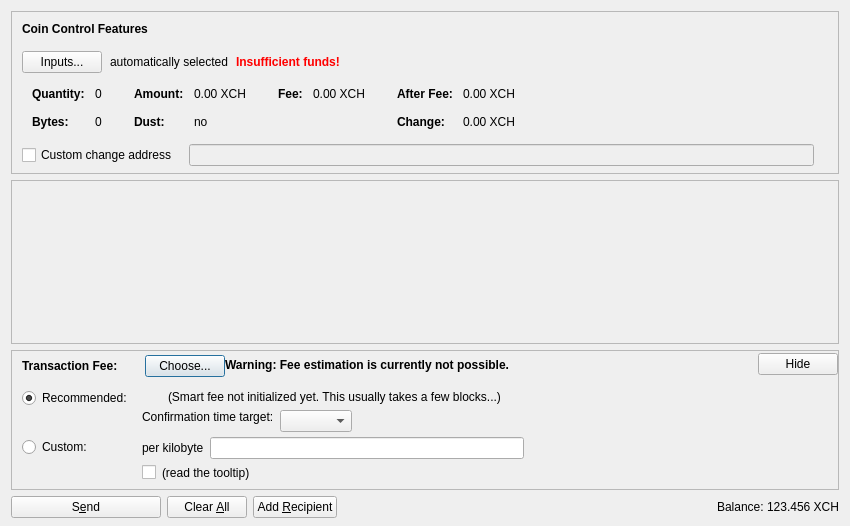
<?xml version="1.0" encoding="UTF-8"?>
<ui version="4.0">
 <class>SendCoinsDialog</class>
 <widget class="QDialog" name="SendCoinsDialog">
  <property name="geometry">
   <rect>
    <x>0</x>
    <y>0</y>
    <width>850</width>
    <height>526</height>
   </rect>
  </property>
  <property name="windowTitle">
   <string>Send Coins</string>
  </property>
  <layout class="QVBoxLayout" name="verticalLayout" stretch="0,1,0,0">
   <property name="bottomMargin">
    <number>8</number>
   </property>
   <item>
    <widget class="QFrame" name="frameCoinControl">
     <property name="sizePolicy">
      <sizepolicy hsizetype="Expanding" vsizetype="Expanding">
       <horstretch>0</horstretch>
       <verstretch>0</verstretch>
      </sizepolicy>
     </property>
     <property name="maximumSize">
      <size>
       <width>16777215</width>
       <height>16777215</height>
      </size>
     </property>
     <property name="frameShape">
      <enum>QFrame::StyledPanel</enum>
     </property>
     <property name="frameShadow">
      <enum>QFrame::Sunken</enum>
     </property>
     <layout class="QVBoxLayout" name="verticalLayoutCoinControl2">
      <property name="spacing">
       <number>0</number>
      </property>
      <property name="leftMargin">
       <number>0</number>
      </property>
      <property name="topMargin">
       <number>0</number>
      </property>
      <property name="rightMargin">
       <number>0</number>
      </property>
      <property name="bottomMargin">
       <number>6</number>
      </property>
      <item>
       <layout class="QVBoxLayout" name="verticalLayoutCoinControl" stretch="0,0,0,0,1">
        <property name="spacing">
         <number>0</number>
        </property>
        <property name="leftMargin">
         <number>10</number>
        </property>
        <property name="topMargin">
         <number>10</number>
        </property>
        <item>
         <layout class="QHBoxLayout" name="horizontalLayoutCoinControl1">
          <property name="bottomMargin">
           <number>15</number>
          </property>
          <item>
           <widget class="QLabel" name="labelCoinControlFeatures">
            <property name="sizePolicy">
             <sizepolicy hsizetype="Preferred" vsizetype="Maximum">
              <horstretch>0</horstretch>
              <verstretch>0</verstretch>
             </sizepolicy>
            </property>
            <property name="font">
             <font>
              <weight>75</weight>
              <bold>true</bold>
             </font>
            </property>
            <property name="styleSheet">
             <string notr="true">font-weight:bold;</string>
            </property>
            <property name="text">
             <string>Coin Control Features</string>
            </property>
           </widget>
          </item>
         </layout>
        </item>
        <item>
         <layout class="QHBoxLayout" name="horizontalLayoutCoinControl2" stretch="0,0,0,0">
          <property name="spacing">
           <number>8</number>
          </property>
          <property name="bottomMargin">
           <number>10</number>
          </property>
          <item>
           <widget class="QPushButton" name="pushButtonCoinControl">
            <property name="styleSheet">
             <string notr="true"/>
            </property>
            <property name="text">
             <string>Inputs...</string>
            </property>
            <property name="autoDefault">
             <bool>false</bool>
            </property>
           </widget>
          </item>
          <item>
           <widget class="QLabel" name="labelCoinControlAutomaticallySelected">
            <property name="text">
             <string>automatically selected</string>
            </property>
            <property name="margin">
             <number>5</number>
            </property>
           </widget>
          </item>
          <item>
           <widget class="QLabel" name="labelCoinControlInsuffFunds">
            <property name="font">
             <font>
              <weight>75</weight>
              <bold>true</bold>
             </font>
            </property>
            <property name="styleSheet">
             <string notr="true">color:red;font-weight:bold;</string>
            </property>
            <property name="text">
             <string>Insufficient funds!</string>
            </property>
            <property name="margin">
             <number>5</number>
            </property>
           </widget>
          </item>
          <item>
           <spacer name="horizontalSpacerCoinControl">
            <property name="orientation">
             <enum>Qt::Horizontal</enum>
            </property>
            <property name="sizeHint" stdset="0">
             <size>
              <width>40</width>
              <height>1</height>
             </size>
            </property>
           </spacer>
          </item>
         </layout>
        </item>
        <item>
         <widget class="QWidget" name="widgetCoinControl" native="true">
          <property name="sizePolicy">
           <sizepolicy hsizetype="Preferred" vsizetype="Preferred">
            <horstretch>0</horstretch>
            <verstretch>0</verstretch>
           </sizepolicy>
          </property>
          <property name="minimumSize">
           <size>
            <width>0</width>
            <height>0</height>
           </size>
          </property>
          <property name="styleSheet">
           <string notr="true"/>
          </property>
          <layout class="QHBoxLayout" name="horizontalLayoutCoinControl5">
           <property name="leftMargin">
            <number>0</number>
           </property>
           <property name="topMargin">
            <number>0</number>
           </property>
           <property name="rightMargin">
            <number>0</number>
           </property>
           <property name="bottomMargin">
            <number>0</number>
           </property>
           <item>
            <layout class="QHBoxLayout" name="horizontalLayoutCoinControl3" stretch="0,0,0,1">
             <property name="spacing">
              <number>20</number>
             </property>
             <property name="topMargin">
              <number>0</number>
             </property>
             <property name="bottomMargin">
              <number>10</number>
             </property>
             <item>
              <layout class="QFormLayout" name="formLayoutCoinControl1">
               <property name="horizontalSpacing">
                <number>10</number>
               </property>
               <property name="verticalSpacing">
                <number>14</number>
               </property>
               <property name="leftMargin">
                <number>10</number>
               </property>
               <property name="topMargin">
                <number>4</number>
               </property>
               <property name="rightMargin">
                <number>6</number>
               </property>
               <item row="0" column="0">
                <widget class="QLabel" name="labelCoinControlQuantityText">
                 <property name="font">
                  <font>
                   <weight>75</weight>
                   <bold>true</bold>
                  </font>
                 </property>
                 <property name="text">
                  <string>Quantity:</string>
                 </property>
                 <property name="margin">
                  <number>0</number>
                 </property>
                </widget>
               </item>
               <item row="0" column="1">
                <widget class="QLabel" name="labelCoinControlQuantity">
                 <property name="cursor">
                  <cursorShape>IBeamCursor</cursorShape>
                 </property>
                 <property name="contextMenuPolicy">
                  <enum>Qt::ActionsContextMenu</enum>
                 </property>
                 <property name="text">
                  <string notr="true">0</string>
                 </property>
                 <property name="margin">
                  <number>0</number>
                 </property>
                 <property name="textInteractionFlags">
                  <set>Qt::LinksAccessibleByMouse|Qt::TextSelectableByKeyboard|Qt::TextSelectableByMouse</set>
                 </property>
                </widget>
               </item>
               <item row="1" column="0">
                <widget class="QLabel" name="labelCoinControlBytesText">
                 <property name="font">
                  <font>
                   <weight>75</weight>
                   <bold>true</bold>
                  </font>
                 </property>
                 <property name="text">
                  <string>Bytes:</string>
                 </property>
                </widget>
               </item>
               <item row="1" column="1">
                <widget class="QLabel" name="labelCoinControlBytes">
                 <property name="cursor">
                  <cursorShape>IBeamCursor</cursorShape>
                 </property>
                 <property name="contextMenuPolicy">
                  <enum>Qt::ActionsContextMenu</enum>
                 </property>
                 <property name="text">
                  <string notr="true">0</string>
                 </property>
                 <property name="textInteractionFlags">
                  <set>Qt::LinksAccessibleByMouse|Qt::TextSelectableByKeyboard|Qt::TextSelectableByMouse</set>
                 </property>
                </widget>
               </item>
              </layout>
             </item>
             <item>
              <layout class="QFormLayout" name="formLayoutCoinControl2">
               <property name="horizontalSpacing">
                <number>10</number>
               </property>
               <property name="verticalSpacing">
                <number>14</number>
               </property>
               <property name="leftMargin">
                <number>6</number>
               </property>
               <property name="topMargin">
                <number>4</number>
               </property>
               <property name="rightMargin">
                <number>6</number>
               </property>
               <item row="0" column="0">
                <widget class="QLabel" name="labelCoinControlAmountText">
                 <property name="font">
                  <font>
                   <weight>75</weight>
                   <bold>true</bold>
                  </font>
                 </property>
                 <property name="text">
                  <string>Amount:</string>
                 </property>
                 <property name="margin">
                  <number>0</number>
                 </property>
                </widget>
               </item>
               <item row="0" column="1">
                <widget class="QLabel" name="labelCoinControlAmount">
                 <property name="cursor">
                  <cursorShape>IBeamCursor</cursorShape>
                 </property>
                 <property name="contextMenuPolicy">
                  <enum>Qt::ActionsContextMenu</enum>
                 </property>
                 <property name="text">
                  <string notr="true">0.00 XCH</string>
                 </property>
                 <property name="textInteractionFlags">
                  <set>Qt::LinksAccessibleByMouse|Qt::TextSelectableByKeyboard|Qt::TextSelectableByMouse</set>
                 </property>
                </widget>
               </item>
               <item row="1" column="0">
                <widget class="QLabel" name="labelCoinControlLowOutputText">
                 <property name="font">
                  <font>
                   <weight>75</weight>
                   <bold>true</bold>
                  </font>
                 </property>
                 <property name="text">
                  <string>Dust:</string>
                 </property>
                </widget>
               </item>
               <item row="1" column="1">
                <widget class="QLabel" name="labelCoinControlLowOutput">
                 <property name="cursor">
                  <cursorShape>IBeamCursor</cursorShape>
                 </property>
                 <property name="contextMenuPolicy">
                  <enum>Qt::ActionsContextMenu</enum>
                 </property>
                 <property name="text">
                  <string notr="true">no</string>
                 </property>
                 <property name="textInteractionFlags">
                  <set>Qt::LinksAccessibleByMouse|Qt::TextSelectableByKeyboard|Qt::TextSelectableByMouse</set>
                 </property>
                </widget>
               </item>
              </layout>
             </item>
             <item>
              <layout class="QFormLayout" name="formLayoutCoinControl3">
               <property name="horizontalSpacing">
                <number>10</number>
               </property>
               <property name="verticalSpacing">
                <number>14</number>
               </property>
               <property name="leftMargin">
                <number>6</number>
               </property>
               <property name="topMargin">
                <number>4</number>
               </property>
               <property name="rightMargin">
                <number>6</number>
               </property>
               <item row="0" column="0">
                <widget class="QLabel" name="labelCoinControlFeeText">
                 <property name="font">
                  <font>
                   <weight>75</weight>
                   <bold>true</bold>
                  </font>
                 </property>
                 <property name="text">
                  <string>Fee:</string>
                 </property>
                 <property name="margin">
                  <number>0</number>
                 </property>
                </widget>
               </item>
               <item row="0" column="1">
                <widget class="QLabel" name="labelCoinControlFee">
                 <property name="cursor">
                  <cursorShape>IBeamCursor</cursorShape>
                 </property>
                 <property name="contextMenuPolicy">
                  <enum>Qt::ActionsContextMenu</enum>
                 </property>
                 <property name="text">
                  <string notr="true">0.00 XCH</string>
                 </property>
                 <property name="textInteractionFlags">
                  <set>Qt::LinksAccessibleByMouse|Qt::TextSelectableByKeyboard|Qt::TextSelectableByMouse</set>
                 </property>
                </widget>
               </item>
              </layout>
             </item>
             <item>
              <layout class="QFormLayout" name="formLayoutCoinControl4">
               <property name="horizontalSpacing">
                <number>10</number>
               </property>
               <property name="verticalSpacing">
                <number>14</number>
               </property>
               <property name="leftMargin">
                <number>6</number>
               </property>
               <property name="topMargin">
                <number>4</number>
               </property>
               <property name="rightMargin">
                <number>6</number>
               </property>
               <item row="0" column="0">
                <widget class="QLabel" name="labelCoinControlAfterFeeText">
                 <property name="font">
                  <font>
                   <weight>75</weight>
                   <bold>true</bold>
                  </font>
                 </property>
                 <property name="text">
                  <string>After Fee:</string>
                 </property>
                 <property name="margin">
                  <number>0</number>
                 </property>
                </widget>
               </item>
               <item row="0" column="1">
                <widget class="QLabel" name="labelCoinControlAfterFee">
                 <property name="cursor">
                  <cursorShape>IBeamCursor</cursorShape>
                 </property>
                 <property name="contextMenuPolicy">
                  <enum>Qt::ActionsContextMenu</enum>
                 </property>
                 <property name="text">
                  <string notr="true">0.00 XCH</string>
                 </property>
                 <property name="textInteractionFlags">
                  <set>Qt::LinksAccessibleByMouse|Qt::TextSelectableByKeyboard|Qt::TextSelectableByMouse</set>
                 </property>
                </widget>
               </item>
               <item row="1" column="0">
                <widget class="QLabel" name="labelCoinControlChangeText">
                 <property name="font">
                  <font>
                   <weight>75</weight>
                   <bold>true</bold>
                  </font>
                 </property>
                 <property name="text">
                  <string>Change:</string>
                 </property>
                </widget>
               </item>
               <item row="1" column="1">
                <widget class="QLabel" name="labelCoinControlChange">
                 <property name="cursor">
                  <cursorShape>IBeamCursor</cursorShape>
                 </property>
                 <property name="contextMenuPolicy">
                  <enum>Qt::ActionsContextMenu</enum>
                 </property>
                 <property name="text">
                  <string notr="true">0.00 XCH</string>
                 </property>
                 <property name="textInteractionFlags">
                  <set>Qt::LinksAccessibleByMouse|Qt::TextSelectableByKeyboard|Qt::TextSelectableByMouse</set>
                 </property>
                </widget>
               </item>
              </layout>
             </item>
            </layout>
           </item>
          </layout>
         </widget>
        </item>
        <item>
         <layout class="QHBoxLayout" name="horizontalLayoutCoinControl4" stretch="0,0,0">
          <property name="spacing">
           <number>12</number>
          </property>
          <property name="sizeConstraint">
           <enum>QLayout::SetDefaultConstraint</enum>
          </property>
          <property name="topMargin">
           <number>5</number>
          </property>
          <property name="rightMargin">
           <number>5</number>
          </property>
          <item>
           <widget class="QCheckBox" name="checkBoxCoinControlChange">
            <property name="toolTip">
             <string>If this is activated, but the change address is empty or invalid, change will be sent to a newly generated address.</string>
            </property>
            <property name="text">
             <string>Custom change address</string>
            </property>
           </widget>
          </item>
          <item>
           <widget class="QValidatedLineEdit" name="lineEditCoinControlChange">
            <property name="enabled">
             <bool>false</bool>
            </property>
            <property name="sizePolicy">
             <sizepolicy hsizetype="Expanding" vsizetype="Fixed">
              <horstretch>0</horstretch>
              <verstretch>0</verstretch>
             </sizepolicy>
            </property>
           </widget>
          </item>
          <item>
           <widget class="QLabel" name="labelCoinControlChangeLabel">
            <property name="sizePolicy">
             <sizepolicy hsizetype="Preferred" vsizetype="Expanding">
              <horstretch>0</horstretch>
              <verstretch>0</verstretch>
             </sizepolicy>
            </property>
            <property name="minimumSize">
             <size>
              <width>0</width>
              <height>0</height>
             </size>
            </property>
            <property name="text">
             <string/>
            </property>
            <property name="margin">
             <number>3</number>
            </property>
           </widget>
          </item>
         </layout>
        </item>
        <item>
         <spacer name="verticalSpacerCoinControl">
          <property name="orientation">
           <enum>Qt::Vertical</enum>
          </property>
          <property name="sizeHint" stdset="0">
           <size>
            <width>800</width>
            <height>1</height>
           </size>
          </property>
         </spacer>
        </item>
       </layout>
      </item>
     </layout>
    </widget>
   </item>
   <item>
    <widget class="QScrollArea" name="scrollArea">
     <property name="widgetResizable">
      <bool>true</bool>
     </property>
     <widget class="QWidget" name="scrollAreaWidgetContents">
      <property name="geometry">
       <rect>
        <x>0</x>
        <y>0</y>
        <width>830</width>
        <height>104</height>
       </rect>
      </property>
      <layout class="QVBoxLayout" name="verticalLayout_2" stretch="0,1">
       <property name="leftMargin">
        <number>0</number>
       </property>
       <property name="topMargin">
        <number>0</number>
       </property>
       <property name="rightMargin">
        <number>0</number>
       </property>
       <property name="bottomMargin">
        <number>0</number>
       </property>
       <item>
        <layout class="QVBoxLayout" name="entries">
         <property name="spacing">
          <number>6</number>
         </property>
        </layout>
       </item>
       <item>
        <spacer name="verticalSpacer">
         <property name="orientation">
          <enum>Qt::Vertical</enum>
         </property>
         <property name="sizeHint" stdset="0">
          <size>
           <width>20</width>
           <height>40</height>
          </size>
         </property>
        </spacer>
       </item>
      </layout>
     </widget>
    </widget>
   </item>
   <item>
    <widget class="QFrame" name="frameFee">
     <property name="sizePolicy">
      <sizepolicy hsizetype="Expanding" vsizetype="Expanding">
       <horstretch>0</horstretch>
       <verstretch>0</verstretch>
      </sizepolicy>
     </property>
     <property name="maximumSize">
      <size>
       <width>16777215</width>
       <height>16777215</height>
      </size>
     </property>
     <property name="frameShape">
      <enum>QFrame::StyledPanel</enum>
     </property>
     <property name="frameShadow">
      <enum>QFrame::Sunken</enum>
     </property>
     <layout class="QVBoxLayout" name="verticalLayoutFee1">
      <property name="spacing">
       <number>0</number>
      </property>
      <property name="leftMargin">
       <number>0</number>
      </property>
      <property name="topMargin">
       <number>0</number>
      </property>
      <property name="rightMargin">
       <number>0</number>
      </property>
      <property name="bottomMargin">
       <number>0</number>
      </property>
      <item>
       <layout class="QVBoxLayout" name="verticalLayoutFee2" stretch="0,0,0">
        <property name="spacing">
         <number>0</number>
        </property>
        <property name="leftMargin">
         <number>10</number>
        </property>
        <property name="topMargin">
         <number>0</number>
        </property>
        <item>
         <layout class="QHBoxLayout" name="horizontalLayoutFee1">
          <property name="bottomMargin">
           <number>0</number>
          </property>
          <item>
           <layout class="QVBoxLayout" name="verticalLayoutFee7">
            <property name="spacing">
             <number>0</number>
            </property>
            <item>
             <spacer name="verticalSpacerSmartFee">
              <property name="orientation">
               <enum>Qt::Vertical</enum>
              </property>
              <property name="sizeType">
               <enum>QSizePolicy::Fixed</enum>
              </property>
              <property name="sizeHint" stdset="0">
               <size>
                <width>1</width>
                <height>4</height>
               </size>
              </property>
             </spacer>
            </item>
            <item>
             <layout class="QHBoxLayout" name="horizontalLayoutSmartFee">
              <property name="spacing">
               <number>10</number>
              </property>
              <item>
               <widget class="QLabel" name="labelFeeHeadline">
                <property name="sizePolicy">
                 <sizepolicy hsizetype="Preferred" vsizetype="Maximum">
                  <horstretch>0</horstretch>
                  <verstretch>0</verstretch>
                 </sizepolicy>
                </property>
                <property name="font">
                 <font>
                  <weight>75</weight>
                  <bold>true</bold>
                 </font>
                </property>
                <property name="styleSheet">
                 <string notr="true">font-weight:bold;</string>
                </property>
                <property name="text">
                 <string>Transaction Fee:</string>
                </property>
               </widget>
              </item>
              <item>
               <widget class="QLabel" name="labelFeeMinimized">
                <property name="text">
                 <string/>
                </property>
               </widget>
              </item>
              <item>
               <widget class="QPushButton" name="buttonChooseFee">
                <property name="text">
                 <string>Choose...</string>
                </property>
               </widget>
              </item>
             </layout>
            </item>
            <item>
             <spacer name="verticalSpacer_5">
              <property name="orientation">
               <enum>Qt::Vertical</enum>
              </property>
              <property name="sizeHint" stdset="0">
               <size>
                <width>1</width>
                <height>1</height>
               </size>
              </property>
             </spacer>
            </item>
           </layout>
          </item>
          <item>
           <widget class="QLabel" name="fallbackFeeWarningLabel">
            <property name="toolTip">
             <string>Using the fallbackfee can result in sending a transaction that will take several hours or days (or never) to confirm. Consider choosing your fee manually or wait until you have validated the complete chain.</string>
            </property>
            <property name="font">
            <font>
                <weight>75</weight>
                <bold>true</bold>
            </font>
            </property>
            <property name="text">
             <string>Warning: Fee estimation is currently not possible.</string>
            </property>
            <property name="wordWrap">
             <bool>false</bool>
            </property>
           </widget>
          </item>
          <item>
           <spacer name="horizontalSpacer_4">
            <property name="orientation">
             <enum>Qt::Horizontal</enum>
            </property>
            <property name="sizeType">
             <enum>QSizePolicy::MinimumExpanding</enum>
            </property>
            <property name="sizeHint" stdset="0">
             <size>
              <width>40</width>
              <height>20</height>
             </size>
            </property>
           </spacer>
          </item>
          <item>
           <widget class="QPushButton" name="buttonMinimizeFee">
            <property name="toolTip">
             <string>collapse fee-settings</string>
            </property>
            <property name="text">
             <string>Hide</string>
            </property>
           </widget>
          </item>
         </layout>
        </item>
        <item>
         <widget class="QFrame" name="frameFeeSelection">
          <layout class="QVBoxLayout" name="verticalLayoutFee12">
           <property name="spacing">
            <number>0</number>
           </property>
           <property name="leftMargin">
            <number>0</number>
           </property>
           <property name="topMargin">
            <number>0</number>
           </property>
           <property name="rightMargin">
            <number>0</number>
           </property>
           <property name="bottomMargin">
            <number>0</number>
           </property>
           <item>
            <layout class="QGridLayout" name="gridLayoutFee">
             <property name="topMargin">
              <number>10</number>
             </property>
             <property name="bottomMargin">
              <number>4</number>
             </property>
             <property name="horizontalSpacing">
              <number>10</number>
             </property>
             <property name="verticalSpacing">
              <number>4</number>
             </property>
             <item row="1" column="1">
              <layout class="QVBoxLayout" name="verticalLayoutFee8">
               <property name="spacing">
                <number>6</number>
               </property>
               <item>
                <layout class="QHBoxLayout" name="horizontalLayoutFee13">
                 <item>
                  <widget class="QLabel" name="labelCustomPerKilobyte">
                   <property name="toolTip">
                    <string>If the custom fee is set to 1000 satoshis and the transaction is only 250 bytes, then &quot;per kilobyte&quot; only pays 250 satoshis in fee, while &quot;total at least&quot; pays 1000 satoshis. For transactions bigger than a kilobyte both pay by kilobyte.</string>
                   </property>
                   <property name="text">
                    <string>per kilobyte</string>
                   </property>
                  </widget>
                 </item>
                 <item>
                  <widget class="BitcoinAmountField" name="customFee"/>
                 </item>
                 <item>
                  <spacer name="horizontalSpacer_6">
                   <property name="orientation">
                    <enum>Qt::Horizontal</enum>
                   </property>
                   <property name="sizeHint" stdset="0">
                    <size>
                     <width>1</width>
                     <height>1</height>
                    </size>
                   </property>
                  </spacer>
                 </item>
                </layout>
               </item>
               <item>
                <layout class="QHBoxLayout" name="horizontalLayoutFee8">
                 <item>
                  <widget class="QCheckBox" name="checkBoxMinimumFee">
                   <property name="toolTip">
                    <string>Paying only the minimum fee is just fine as long as there is less transaction volume than space in the blocks. But be aware that this can end up in a never confirming transaction once there is more demand for xchangeum transactions than the network can process.</string>
                   </property>
                   <property name="text">
                    <string/>
                   </property>
                  </widget>
                 </item>
                 <item>
                  <widget class="QLabel" name="labelMinFeeWarning">
                   <property name="enabled">
                    <bool>true</bool>
                   </property>
                   <property name="toolTip">
                    <string>Paying only the minimum fee is just fine as long as there is less transaction volume than space in the blocks. But be aware that this can end up in a never confirming transaction once there is more demand for xchangeum transactions than the network can process.</string>
                   </property>
                   <property name="text">
                    <string>(read the tooltip)</string>
                   </property>
                   <property name="margin">
                    <number>5</number>
                   </property>
                  </widget>
                 </item>
                 <item>
                  <spacer name="horizontalSpacer_2">
                   <property name="orientation">
                    <enum>Qt::Horizontal</enum>
                   </property>
                   <property name="sizeHint" stdset="0">
                    <size>
                     <width>1</width>
                     <height>1</height>
                    </size>
                   </property>
                  </spacer>
                 </item>
                </layout>
               </item>
              </layout>
             </item>
             <item row="0" column="0">
              <layout class="QVBoxLayout" name="verticalLayoutFee4" stretch="0,1">
               <item>
                <widget class="QRadioButton" name="radioSmartFee">
                 <property name="text">
                  <string>Recommended:</string>
                 </property>
                 <property name="checked">
                  <bool>true</bool>
                 </property>
                 <attribute name="buttonGroup">
                  <string notr="true">groupFee</string>
                 </attribute>
                </widget>
               </item>
               <item>
                <spacer name="verticalSpacer_2">
                 <property name="orientation">
                  <enum>Qt::Vertical</enum>
                 </property>
                 <property name="sizeHint" stdset="0">
                  <size>
                   <width>1</width>
                   <height>1</height>
                  </size>
                 </property>
                </spacer>
               </item>
              </layout>
             </item>
             <item row="1" column="0">
              <layout class="QVBoxLayout" name="verticalLayoutFee9" stretch="0,1">
               <item>
                <widget class="QRadioButton" name="radioCustomFee">
                 <property name="text">
                  <string>Custom:</string>
                 </property>
                 <attribute name="buttonGroup">
                  <string notr="true">groupFee</string>
                 </attribute>
                </widget>
               </item>
               <item>
                <spacer name="verticalSpacer_6">
                 <property name="orientation">
                  <enum>Qt::Vertical</enum>
                 </property>
                 <property name="sizeHint" stdset="0">
                  <size>
                   <width>1</width>
                   <height>1</height>
                  </size>
                 </property>
                </spacer>
               </item>
              </layout>
             </item>
             <item row="0" column="1">
              <layout class="QVBoxLayout" name="verticalLayoutFee3" stretch="0,0,1">
               <property name="spacing">
                <number>6</number>
               </property>
               <property name="topMargin">
                <number>2</number>
               </property>
               <item>
                <layout class="QHBoxLayout" name="horizontalLayoutFee12">
                 <item>
                  <widget class="QLabel" name="labelSmartFee">
                   <property name="text">
                    <string/>
                   </property>
                   <property name="margin">
                    <number>2</number>
                   </property>
                  </widget>
                 </item>
                 <item>
                  <widget class="QLabel" name="labelFeeEstimation">
                   <property name="text">
                    <string/>
                   </property>
                  </widget>
                 </item>
                 <item>
                  <widget class="QLabel" name="labelSmartFee2">
                   <property name="text">
                    <string>(Smart fee not initialized yet. This usually takes a few blocks...)</string>
                   </property>
                   <property name="margin">
                    <number>2</number>
                   </property>
                  </widget>
                 </item>
                 <item>
                  <spacer name="horizontalSpacer_5">
                   <property name="orientation">
                    <enum>Qt::Horizontal</enum>
                   </property>
                   <property name="sizeHint" stdset="0">
                    <size>
                     <width>1</width>
                     <height>1</height>
                    </size>
                   </property>
                  </spacer>
                 </item>
                </layout>
               </item>
               <item>
                <layout class="QHBoxLayout" name="horizontalLayoutFee9">
                 <item>
                  <layout class="QVBoxLayout" name="verticalLayoutFee6">
                   <item>
                    <widget class="QLabel" name="labelSmartFee3">
                     <property name="text">
                      <string>Confirmation time target:</string>
                     </property>
                     <property name="margin">
                      <number>2</number>
                     </property>
                    </widget>
                   </item>
                   <item>
                    <spacer name="verticalSpacer_3">
                     <property name="orientation">
                      <enum>Qt::Vertical</enum>
                     </property>
                     <property name="sizeHint" stdset="0">
                      <size>
                       <width>1</width>
                       <height>1</height>
                      </size>
                     </property>
                    </spacer>
                   </item>
                  </layout>
                 </item>
                 <item>
                  <layout class="QVBoxLayout" name="verticalLayoutFee5">
                   <property name="rightMargin">
                    <number>30</number>
                   </property>
                   <item>
                    <layout class="QHBoxLayout" name="horizontalLayoutConfTarget">
                     <property name="bottomMargin">
                      <number>0</number>
                     </property>
                     <item>
                      <widget class="QComboBox" name="confTargetSelector"/>
                     </item>
                     <item>
                      <spacer name="horizontalSpacerConfTarget">
                       <property name="orientation">
                        <enum>Qt::Horizontal</enum>
                       </property>
                       <property name="sizeHint" stdset="0">
                        <size>
                         <width>40</width>
                         <height>20</height>
                        </size>
                       </property>
                      </spacer>
                     </item>
                    </layout>
                   </item>
                  </layout>
                 </item>
                </layout>
               </item>
               <item>
                <spacer name="verticalSpacer_4">
                 <property name="orientation">
                  <enum>Qt::Vertical</enum>
                 </property>
                 <property name="sizeHint" stdset="0">
                  <size>
                   <width>1</width>
                   <height>1</height>
                  </size>
                 </property>
                </spacer>
               </item>
              </layout>
             </item>
            </layout>
           </item>
          </layout>
         </widget>
        </item>
        <item>
         <spacer name="verticalSpacerFee">
          <property name="orientation">
           <enum>Qt::Vertical</enum>
          </property>
          <property name="sizeHint" stdset="0">
           <size>
            <width>40</width>
            <height>5</height>
           </size>
          </property>
         </spacer>
        </item>
       </layout>
      </item>
     </layout>
    </widget>
   </item>
   <item>
    <layout class="QHBoxLayout" name="horizontalLayout">
     <item>
      <widget class="QPushButton" name="sendButton">
       <property name="minimumSize">
        <size>
         <width>150</width>
         <height>0</height>
        </size>
       </property>
       <property name="toolTip">
        <string>Confirm the send action</string>
       </property>
       <property name="text">
        <string>S&amp;end</string>
       </property>
       <property name="icon">
        <iconset resource="../bitcoin.qrc">
         <normaloff>:/icons/send</normaloff>:/icons/send</iconset>
       </property>
       <property name="autoDefault">
        <bool>false</bool>
       </property>
       <property name="default">
        <bool>false</bool>
       </property>
      </widget>
     </item>
     <item>
      <widget class="QPushButton" name="clearButton">
       <property name="sizePolicy">
        <sizepolicy hsizetype="Minimum" vsizetype="Fixed">
         <horstretch>0</horstretch>
         <verstretch>0</verstretch>
        </sizepolicy>
       </property>
       <property name="toolTip">
        <string>Clear all fields of the form.</string>
       </property>
       <property name="text">
        <string>Clear &amp;All</string>
       </property>
       <property name="icon">
        <iconset resource="../bitcoin.qrc">
         <normaloff>:/icons/remove</normaloff>:/icons/remove</iconset>
       </property>
       <property name="autoDefault">
        <bool>false</bool>
       </property>
      </widget>
     </item>
     <item>
      <widget class="QPushButton" name="addButton">
       <property name="toolTip">
        <string>Send to multiple recipients at once</string>
       </property>
       <property name="text">
        <string>Add &amp;Recipient</string>
       </property>
       <property name="icon">
        <iconset resource="../bitcoin.qrc">
         <normaloff>:/icons/add</normaloff>:/icons/add</iconset>
       </property>
       <property name="autoDefault">
        <bool>false</bool>
       </property>
      </widget>
     </item>
     <item>
      <spacer name="horizontalSpacer">
       <property name="orientation">
        <enum>Qt::Horizontal</enum>
       </property>
       <property name="sizeHint" stdset="0">
        <size>
         <width>40</width>
         <height>20</height>
        </size>
       </property>
      </spacer>
     </item>
     <item>
      <layout class="QHBoxLayout" name="horizontalLayout_2">
       <property name="spacing">
        <number>3</number>
       </property>
       <item>
        <widget class="QLabel" name="label">
         <property name="sizePolicy">
          <sizepolicy hsizetype="Preferred" vsizetype="Fixed">
           <horstretch>0</horstretch>
           <verstretch>0</verstretch>
          </sizepolicy>
         </property>
         <property name="text">
          <string>Balance:</string>
         </property>
        </widget>
       </item>
       <item>
        <widget class="QLabel" name="labelBalance">
         <property name="sizePolicy">
          <sizepolicy hsizetype="Preferred" vsizetype="Fixed">
           <horstretch>0</horstretch>
           <verstretch>0</verstretch>
          </sizepolicy>
         </property>
         <property name="cursor">
          <cursorShape>IBeamCursor</cursorShape>
         </property>
         <property name="text">
          <string notr="true">123.456 XCH</string>
         </property>
         <property name="textInteractionFlags">
          <set>Qt::LinksAccessibleByMouse|Qt::TextSelectableByKeyboard|Qt::TextSelectableByMouse</set>
         </property>
        </widget>
       </item>
      </layout>
     </item>
    </layout>
   </item>
  </layout>
 </widget>
 <customwidgets>
  <customwidget>
   <class>QValidatedLineEdit</class>
   <extends>QLineEdit</extends>
   <header>qt/qvalidatedlineedit.h</header>
  </customwidget>
  <customwidget>
   <class>BitcoinAmountField</class>
   <extends>QLineEdit</extends>
   <header>qt/bitcoinamountfield.h</header>
   <container>1</container>
  </customwidget>
 </customwidgets>
 <resources>
  <include location="../bitcoin.qrc"/>
 </resources>
 <connections/>
 <buttongroups>
  <buttongroup name="groupFee"/>
 </buttongroups>
</ui>
